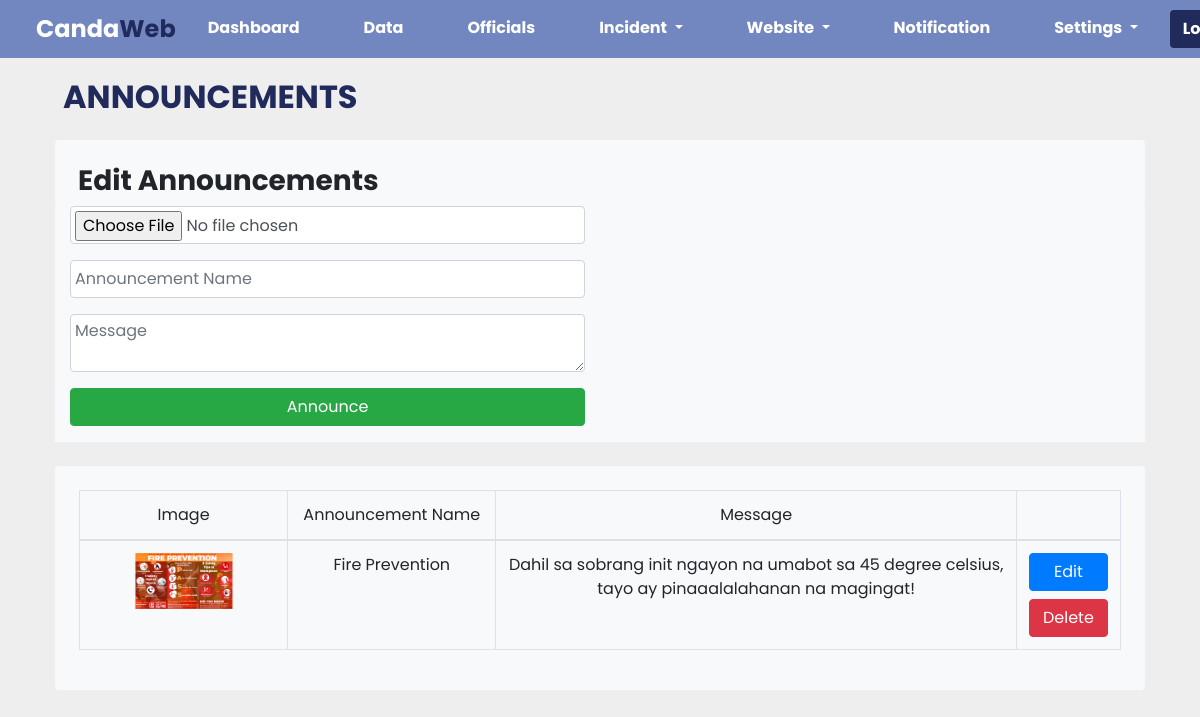
The page /admin-announcements2.php on the database its author committed.
### tables this page shows
CREATE TABLE `announcement` (
  `id` int(11) NOT NULL,
  `image` varchar(255) DEFAULT NULL,
  `announcement_name` varchar(255) DEFAULT NULL,
  `message` text DEFAULT NULL
);

### admin-announcements2.php (the view, shortened to what this page needs)
<?php include "head.php"; ?>
<?php include 'admin-nav.php'; ?>
<section style="padding: 70px;">
    <div class="row justify-content-center">
        <div class="container-fluid ">
            <div class="row mb-2">
                <div class="col-md-7 rounded p-2 float-left" style="color: #202A5B;">
                    <h2 class="font-weight-bold">ANNOUNCEMENTS</h2>
                </div>
            </div>
            <div class="row bg-light rounded">
                <div class="col-md-12">
                    <h3 class="font-weight-bold pl-2 pt-4">Edit Announcements</h3>
                </div>
            </div>
            <div class="row bg-light">
                <div class="col-md-6">
                    <form action="" method="post" enctype="multipart/form-data">
                        <div class="form-group">
                            <input class="form-control p-1" type="file" id="image" name="image" accept="image/*" required onchange="previewImage(this);">
                        </div>
                        <div class="form-group">
                            <input type="text" name="announcement_name" class="form-control p-1" placeholder="Announcement Name" required>
                        </div>
                        <div class="form-group">
                            <textarea name="message" class="form-control p-1" placeholder="Message" required></textarea>
                        </div>
                        <div class="form-group">
                            <input type="submit" name="upload" class="btn btn-success btn-block" value="Announce">
                        </div>
                    </form>
                </div>
                <div class="col-md-6">
                </div>
            </div>
            <div class="row bg-light rounded mt-4 p-4">
                <table class="table table-bordered text-center">
                    <colgroup>
                        <col style="width: 20%;">
                        <col style="width: 20%;">
                        <col style="width: 50%;">
                        <col style="width: 10%;">
                    </colgroup>
                    <thead>
                        <tr>
                            <td>Image</td>
                            <td>Announcement Name</td>
                            <td>Message</td>
                            <td></td>
                        </tr>
                    </thead>
                    <tbody>
                        <?php
                        $servername = "localhost";
                        $username = "root";
                        $password = "";
                        $database = "candaweb";
                        $connection = new mysqli($servername, $username, $password, $database);
                        $sql = "SELECT * FROM announcement";
                        $result = $connection->query($sql);
                        while ($row = $result->fetch_assoc()) {
                            echo "
                                    <tr>
                                        <td><img src='$row[image]' alt='Announcement Image' style='max-width: 100px;'></td>
                                        <td>$row[announcement_name]</td>
                                        <td>$row[message]</td>
                                        <td>
                                        <button class='btn btn-primary btn update-btn btn-block' data-id='$row[id]' >Edit</button>
                                        <a class= 'btn btn-danger btn delete-btn btn-block' href='delete.php?id=$row[id]'>Delete</a>
                                        </td>
                                    </tr>";
                        }
                        ?>
                    </tbody>
                </table>
            </div>
        </div>
    </div>
</section>

### style.css (style rules this page uses)
* { margin: 0; padding: 0; box-sizing: border-box; font-family: var(--poppins); }
a { text-decoration: none; }
:root { --poppins: 'Poppins', sans-serif; --lato: 'Lato', sans-serif; --light: #F9F9F9; --blue: #3C91E6; --light-blue: #CFE8FF; --grey: #eee; --dark-grey: #AAAAAA; --dark: #342E37; --red: #DB504A; --yellow: #FFCE26; --light-yellow: #FFF2C6; --orange: #FD7238; --light-orange: #FFE0D3; }
html { overflow-x: hidden; }
body { background: var(--grey); overflow-x: hidden; font-family: 'poppins', sans-serif; }

### head.php (style rules this page uses)
* { margin: 0; padding: 0; box-sizing: border-box; font-family: var(--poppins); }
a { text-decoration: none; }
:root { --poppins: 'Poppins', sans-serif; --lato: 'Lato', sans-serif; --light: #F9F9F9; --blue: #3C91E6; --light-blue: #CFE8FF; --grey: #eee; --dark-grey: #AAAAAA; --dark: #342E37; --red: #DB504A; --yellow: #FFCE26; --light-yellow: #FFF2C6; --orange: #FD7238; --light-orange: #FFE0D3; }
html { overflow-x: hidden; }
body { background: var(--grey); overflow-x: hidden; font-family: 'poppins', sans-serif; }

### rows shown on the page
announcement: image (picture), announcement_name "Fire Prevention", message "Dahil sa sobrang init ngayon na umabot sa 45 degree celsius, tayo ay pinaaalalahanan na magingat!"
